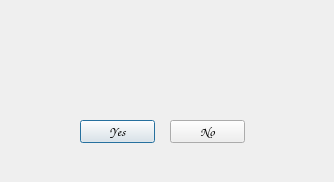
<?xml version="1.0" encoding="UTF-8"?>
<ui version="4.0">
 <class>Dialog</class>
 <widget class="QDialog" name="Dialog">
  <property name="geometry">
   <rect>
    <x>0</x>
    <y>0</y>
    <width>334</width>
    <height>182</height>
   </rect>
  </property>
  <property name="minimumSize">
   <size>
    <width>334</width>
    <height>182</height>
   </size>
  </property>
  <property name="maximumSize">
   <size>
    <width>334</width>
    <height>182</height>
   </size>
  </property>
  <property name="windowTitle">
   <string>Dialog</string>
  </property>
  <widget class="QPushButton" name="pushButton">
   <property name="geometry">
    <rect>
     <x>80</x>
     <y>120</y>
     <width>75</width>
     <height>23</height>
    </rect>
   </property>
   <property name="font">
    <font>
     <family>Comic Sans MS</family>
     <pointsize>10</pointsize>
     <weight>75</weight>
     <bold>true</bold>
    </font>
   </property>
   <property name="text">
    <string>Yes</string>
   </property>
  </widget>
  <widget class="QPushButton" name="pushButton_2">
   <property name="geometry">
    <rect>
     <x>170</x>
     <y>120</y>
     <width>75</width>
     <height>23</height>
    </rect>
   </property>
   <property name="font">
    <font>
     <family>Comic Sans MS</family>
     <pointsize>10</pointsize>
     <weight>75</weight>
     <bold>true</bold>
    </font>
   </property>
   <property name="text">
    <string>No</string>
   </property>
  </widget>
  <widget class="QLabel" name="label">
   <property name="geometry">
    <rect>
     <x>30</x>
     <y>30</y>
     <width>281</width>
     <height>31</height>
    </rect>
   </property>
   <property name="font">
    <font>
     <family>Comic Sans MS</family>
     <pointsize>10</pointsize>
    </font>
   </property>
   <property name="text">
    <string/>
   </property>
   <property name="alignment">
    <set>Qt::AlignCenter</set>
   </property>
  </widget>
  <widget class="QLabel" name="label_2">
   <property name="geometry">
    <rect>
     <x>30</x>
     <y>60</y>
     <width>271</width>
     <height>21</height>
    </rect>
   </property>
   <property name="font">
    <font>
     <family>Comic Sans MS</family>
     <pointsize>10</pointsize>
    </font>
   </property>
   <property name="text">
    <string/>
   </property>
   <property name="alignment">
    <set>Qt::AlignCenter</set>
   </property>
  </widget>
  <widget class="QLabel" name="l1">
   <property name="geometry">
    <rect>
     <x>290</x>
     <y>160</y>
     <width>61</width>
     <height>20</height>
    </rect>
   </property>
   <property name="styleSheet">
    <string notr="true">color: rgb(238, 238, 238);</string>
   </property>
   <property name="text">
    <string/>
   </property>
  </widget>
 </widget>
 <resources/>
 <connections/>
</ui>
